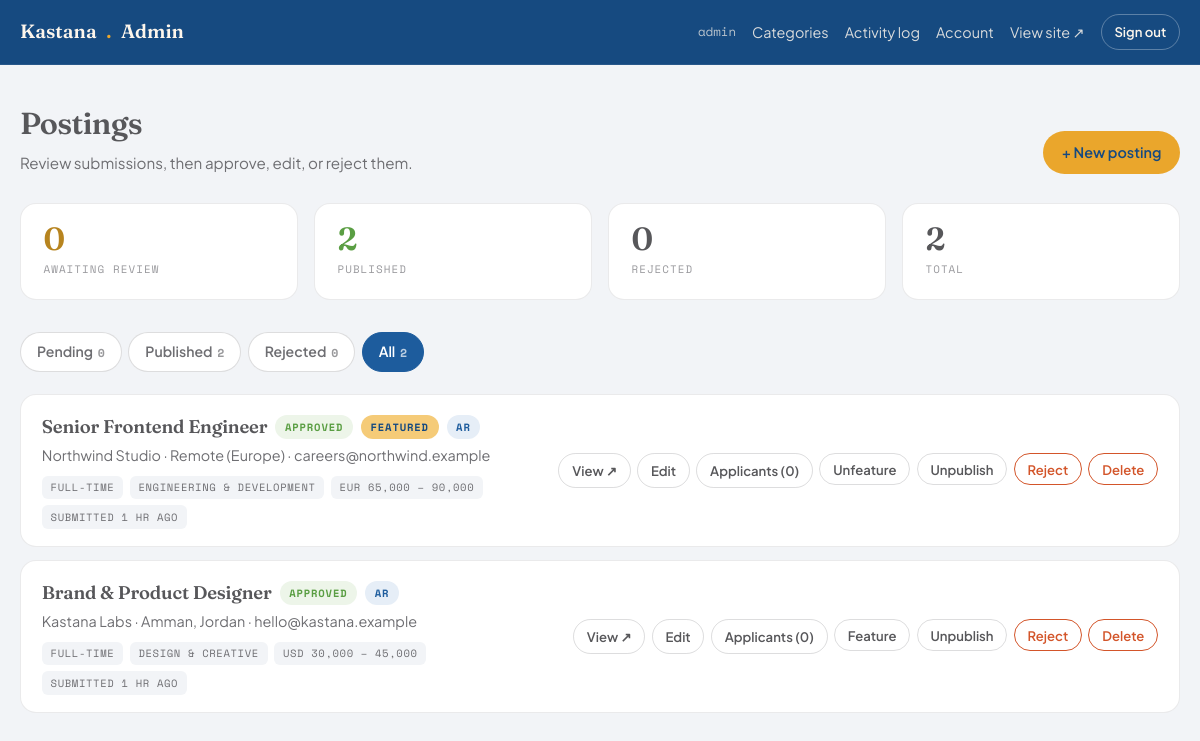
The app's page /admin/dashboard.php?tab=all (signed in) with its own data.
### tables this page shows
CREATE TABLE IF NOT EXISTS `jobs` (
  `id`              INT UNSIGNED NOT NULL AUTO_INCREMENT,
  `title`           VARCHAR(150) NOT NULL,
  `title_ar`        VARCHAR(150) NULL DEFAULT NULL,
  `slug`            VARCHAR(200) NOT NULL,
  `company_name`    VARCHAR(150) NOT NULL,
  `company_email`   VARCHAR(150) NOT NULL,
  `company_website` VARCHAR(255) NULL DEFAULT NULL,
  `location`        VARCHAR(150) NOT NULL,
  `location_ar`     VARCHAR(150) NULL DEFAULT NULL,
  `job_type`        ENUM('Full-time','Part-time','Contract','Internship','Remote','Temporary') NOT NULL DEFAULT 'Full-time',
  `category_id`     INT UNSIGNED NULL DEFAULT NULL,
  `salary_min`      INT UNSIGNED NULL DEFAULT NULL,
  `salary_max`      INT UNSIGNED NULL DEFAULT NULL,
  `salary_currency` VARCHAR(8)   NOT NULL DEFAULT 'USD',
  `description`     TEXT         NOT NULL,
  `description_ar`  TEXT         NULL DEFAULT NULL,
  `requirements`    TEXT         NULL DEFAULT NULL,
  `requirements_ar` TEXT         NULL DEFAULT NULL,
  `how_to_apply`    TEXT         NOT NULL,
  `how_to_apply_ar` TEXT         NULL DEFAULT NULL,
  `apply_url`       VARCHAR(255) NULL DEFAULT NULL,
  `image_path`      VARCHAR(255) NULL DEFAULT NULL,
  `thumbnail_path`  VARCHAR(255) NULL DEFAULT NULL,
  `status`          ENUM('pending','approved','rejected') NOT NULL DEFAULT 'pending',
  `is_featured`     TINYINT(1)   NOT NULL DEFAULT 0,
  `expires_at`      DATE         NULL DEFAULT NULL,
  `created_at`      TIMESTAMP    NOT NULL DEFAULT CURRENT_TIMESTAMP,
  `updated_at`      TIMESTAMP    NOT NULL DEFAULT CURRENT_TIMESTAMP ON UPDATE CURRENT_TIMESTAMP,
  `approved_at`     DATETIME     NULL DEFAULT NULL,
  `approved_by`     INT UNSIGNED NULL DEFAULT NULL,
  PRIMARY KEY (`id`),
  KEY `idx_status` (`status`),
  KEY `idx_category` (`category_id`),
  KEY `idx_slug` (`slug`),
  CONSTRAINT `fk_job_category` FOREIGN KEY (`category_id`) REFERENCES `categories` (`id`) ON DELETE SET NULL,
  CONSTRAINT `fk_job_admin` FOREIGN KEY (`approved_by`) REFERENCES `admins` (`id`) ON DELETE SET NULL
);

CREATE TABLE IF NOT EXISTS `categories` (
  `id`         INT UNSIGNED NOT NULL AUTO_INCREMENT,
  `name`       VARCHAR(80)  NOT NULL,
  `name_ar`    VARCHAR(80)  NULL DEFAULT NULL,
  `slug`       VARCHAR(100) NOT NULL,
  `created_at` TIMESTAMP    NOT NULL DEFAULT CURRENT_TIMESTAMP,
  PRIMARY KEY (`id`),
  UNIQUE KEY `uq_category_slug` (`slug`)
);

### includes/functions.php (called while the page is built, shortened)
<?php
function e(?string $value): string
{
    return htmlspecialchars($value ?? '', ENT_QUOTES | ENT_SUBSTITUTE, 'UTF-8');
}
function url(string $path = ''): string
{
    return rtrim(BASE_URL, '/') . '/' . ltrim($path, '/');
}
function format_salary(?int $min, ?int $max, string $currency): ?string
{
    $fmt = fn($n) => number_format((int) $n);
    if ($min && $max) {
        return "{$currency} " . $fmt($min) . ' – ' . $fmt($max);
    }
    return "{$currency} " . $fmt($min ?: $max) . ($min ? '+' : '');
}
function time_ago(string $datetime): string
{
    $ts = strtotime($datetime);
    $diff = time() - $ts;
    if ($diff < 86400)   return t('tm_hr',  (int) floor($diff / 3600));
    return date('M j, Y', $ts);
}

### config/config.php (called while the page is built, shortened)
<?php
function db(): PDO
{
    static $pdo = null;
    if ($pdo instanceof PDO) {
        return $pdo;
    }
    $dsn = 'mysql:host=' . DB_HOST . ';dbname=' . DB_NAME . ';charset=' . DB_CHARSET;
    $options = [
        PDO::ATTR_ERRMODE            => PDO::ERRMODE_EXCEPTION,
        PDO::ATTR_DEFAULT_FETCH_MODE => PDO::FETCH_ASSOC,
        PDO::ATTR_EMULATE_PREPARES   => false,
    ];
    try {
        $pdo = new PDO($dsn, DB_USER, DB_PASS, $options);
    } catch (PDOException $e) {
        error_log('DB connection failed: ' . $e->getMessage());
        http_response_code(500);
        exit('The service is temporarily unavailable. Please try again later.');
    }
    return $pdo;
}
require_once __DIR__ . '/../includes/functions.php';
require_once __DIR__ . '/../includes/i18n.php';

### includes/i18n.php (called while the page is built, shortened)
<?php
function translations(): array
{
    static $t = null;
    if ($t !== null) return $t;
    return $t;
}
function current_lang(): string
{
    return $_SESSION['lang'] ?? 'en';
}
function t(string $key, ...$args): string
{
    $lang = current_lang();
    $all  = translations();
    $str  = $all[$lang][$key] ?? $all['en'][$key] ?? $key;
    return $args ? sprintf($str, ...$args) : $str;
}

### admin/dashboard.php (the view, shortened to what this page needs)
<?php
require_once __DIR__ . '/../config/config.php';
$tab = $_GET['tab'] ?? 'pending';
$counts = db()->query(
    "SELECT
        SUM(status='pending')  AS pending,
        SUM(status='approved') AS approved,
        SUM(status='rejected') AS rejected,
        COUNT(*)               AS total
     FROM jobs"
)->fetch();
if ($tab === 'all') {
    $stmt = db()->query(
        "SELECT j.*, c.name AS category_name,
                (SELECT COUNT(*) FROM applicants a WHERE a.job_id = j.id) AS applicant_count
         FROM jobs j
         LEFT JOIN categories c ON c.id=j.category_id
         ORDER BY FIELD(j.status,'pending','approved','rejected'), j.created_at DESC"
    );
}
$jobs = $stmt->fetchAll();
require __DIR__ . '/includes/admin-header.php';
?>
<div class="page-head">
  <div>
    <h1>Postings</h1>
    <p>Review submissions, then approve, edit, or reject them.</p>
  </div>
  <a href="<?= url('admin/edit-job.php') ?>" class="btn btn--honey">+ New posting</a>
</div>
<div class="stat-row">
  <div class="stat is-pending"><b><?= (int)$counts['pending'] ?></b><span>Awaiting review</span></div>
  <div class="stat is-approved"><b><?= (int)$counts['approved'] ?></b><span>Published</span></div>
  <div class="stat"><b><?= (int)$counts['rejected'] ?></b><span>Rejected</span></div>
  <div class="stat"><b><?= (int)$counts['total'] ?></b><span>Total</span></div>
</div>
<nav class="tabs">
  <?php
    $tabLabels = [
      'pending'  => ['Pending',  (int)$counts['pending']],
      'approved' => ['Published',(int)$counts['approved']],
      'rejected' => ['Rejected', (int)$counts['rejected']],
      'all'      => ['All',      (int)$counts['total']],
    ];
    foreach ($tabLabels as $key => [$label, $n]):
  ?>
    <a class="tab <?= $tab === $key ? 'is-active' : '' ?>" href="<?= url('admin/dashboard.php?tab=' . $key) ?>">
      <?= e($label) ?><span class="count"><?= $n ?></span>
    </a>
  <?php endforeach; ?>
</nav>
<div class="job-list">
  <?php foreach ($jobs as $job):
      $salary = format_salary($job['salary_min'] ?: null, $job['salary_max'] ?: null, $job['salary_currency']);
  ?>
    <article class="jrow<?= !empty($job['image_path']) ? ' has-thumb' : '' ?>">
      <div class="jrow__main">
        <div class="jrow__title">
          <?= e($job['title']) ?>
          <span class="status status--<?= e($job['status']) ?>"><?= e($job['status']) ?></span>
          <?php if ($job['is_featured']): ?><span class="status" style="background:var(--honey-soft);color:var(--chestnut-deep)">Featured</span><?php endif; ?>
          <?php if (!empty($job['title_ar'])): ?><span class="status" style="background:#e6eef7;color:#1D5C9D">AR</span><?php endif; ?>
        </div>
        <div class="jrow__sub"><?= e($job['company_name']) ?> · <?= e($job['location']) ?> · <?= e($job['company_email']) ?></div>
        <div class="jrow__meta">
          <span class="pill"><?= e($job['job_type']) ?></span>
          <?php if ($job['category_name']): ?><span class="pill"><?= e($job['category_name']) ?></span><?php endif; ?>
          <?php if ($salary): ?><span class="pill"><?= e($salary) ?></span><?php endif; ?>
          <span class="pill">Submitted <?= e(time_ago($job['created_at'])) ?></span>
        </div>
      </div>
      <div class="jrow__actions">
        <?php if ($job['status'] === 'approved'): ?>
          <a href="<?= url('job.php?id=' . $job['id']) ?>" target="_blank" class="btn btn--ghost btn--sm">View ↗</a>
        <?php endif; ?>
        <a href="<?= url('admin/edit-job.php?id=' . $job['id']) ?>" class="btn btn--ghost btn--sm">Edit</a>
        <a href="<?= url('admin/applicants.php?job_id=' . $job['id']) ?>" class="btn btn--ghost btn--sm">Applicants (<?= (int)$job['applicant_count'] ?>)</a>
        <?php if ($job['status'] === 'approved'): ?>
          <form method="post" class="inline-form">
            <button class="btn btn--ghost btn--sm"><?= $job['is_featured'] ? 'Unfeature' : 'Feature' ?></button>
          </form>
          <form method="post" class="inline-form">
            <button class="btn btn--ghost btn--sm">Unpublish</button>
          </form>
        <?php endif; ?>
        <?php if ($job['status'] !== 'rejected'): ?>
          <form method="post" class="inline-form">
            <button class="btn btn--red btn--sm">Reject</button>
          </form>
        <?php endif; ?>
        <form method="post" class="inline-form" data-confirm="Delete this posting permanently? This cannot be undone.">
          <button class="btn btn--red btn--sm">Delete</button>
        </form>
      </div>
    </article>
  <?php endforeach; ?>
</div>
<?php require __DIR__ . '/includes/admin-footer.php'; ?>

### assets/css/admin.css (style rules this page uses)
:root { --ink:#57575A; --ink-soft:#6E6E72; --ink-faint:#9A9A9E; --paper:#F2F4F7; --card:#ffffff; --chestnut:#1D5C9D; --chestnut-deep:#164A80; --honey:#EAA62C; --honey-soft:#F5CB78; --line:rgba(87,87,90,0.12); --line-strong:rgba(87,87,90,0.20); --green:#5A9E43; --green-bg:#EDF5E9; --amber:#B7841F; --amber-bg:#FCF3E0; --red:#D3552A; --red-bg:#FCEDE6; --radius:16px; --radius-sm:10px; --shadow-sm:0 1px 2px rgba(63,32,19,0.06),0 6px 20px rgba(63,32,19,0.06); --font-display:'Fraunces',Georgia,serif; --font-body:'Plus Jakarta Sans',system-ui,sans-serif; --font-mono:'Space Mono',ui-monospace,monospace; --ease:cubic-bezier(0.22,1,0.36,1); }
*,*::before,*::after { box-sizing:border-box }
* { margin:0 }
body { font-family:var(--font-body);background:var(--paper);color:var(--ink);line-height:1.55;-webkit-font-smoothing:antialiased }
a { color:inherit;text-decoration:none }
.btn { display:inline-flex;align-items:center;justify-content:center;gap:0.45rem;font-family:var(--font-body);font-weight:600;font-size:0.9rem;padding:0.6rem 1.1rem;border:1px solid transparent;border-radius:999px;cursor:pointer;transition:transform .18s var(--ease),box-shadow .18s,background .18s,opacity .18s;background:var(--ink);color:#fff;white-space:nowrap }
.btn--honey { background:var(--honey);color:var(--chestnut-deep) }
.btn--ghost { background:transparent;color:var(--ink);border-color:var(--line-strong) }
.btn--sm { padding:0.4rem 0.8rem;font-size:0.82rem }
.btn--red { background:transparent;color:var(--red);border-color:var(--red) }
.page-head { display:flex;align-items:flex-end;justify-content:space-between;gap:1.5rem;flex-wrap:wrap;margin-bottom:1.8rem }
.page-head h1 { font-family:var(--font-display);font-weight:600;font-size:1.9rem;letter-spacing:-0.02em }
.page-head p { color:var(--ink-soft);font-size:0.95rem;margin-top:0.2rem }
.stat-row { display:grid;grid-template-columns:repeat(auto-fit,minmax(150px,1fr));gap:1rem;margin-bottom:2rem }
.stat { background:var(--card);border:1px solid var(--line);border-radius:var(--radius);padding:1.2rem 1.4rem }
.stat b { display:block;font-family:var(--font-display);font-size:2rem;font-weight:600;line-height:1 }
.stat span { font-family:var(--font-mono);font-size:0.68rem;letter-spacing:0.1em;text-transform:uppercase;color:var(--ink-faint) }
.stat.is-pending b { color:var(--amber) }
.stat.is-approved b { color:var(--green) }
.tabs { display:flex;gap:0.4rem;margin-bottom:1.4rem;flex-wrap:wrap }
.tab { font-size:0.88rem;font-weight:600;padding:0.5rem 1rem;border-radius:999px;border:1px solid var(--line-strong);background:var(--card);color:var(--ink-soft) }
.tab.is-active { background:var(--chestnut);color:#fff;border-color:var(--chestnut) }
.tab .count { font-family:var(--font-mono);font-size:0.72rem;opacity:0.7;margin-left:0.3rem }
.job-list { display:grid;gap:0.8rem }
.jrow { background:var(--card);border:1px solid var(--line);border-radius:var(--radius);padding:1.1rem 1.3rem;display:grid;grid-template-columns:1fr auto;gap:1rem;align-items:center;transition:border-color .2s,box-shadow .2s }
.jrow__main { min-width:0 }
.jrow__title { font-family:var(--font-display);font-weight:600;font-size:1.15rem;letter-spacing:-0.01em;display:inline-flex;align-items:center;gap:0.5rem }
.jrow__sub { color:var(--ink-soft);font-size:0.9rem;margin-top:0.15rem }
.jrow__meta { display:flex;gap:0.4rem;flex-wrap:wrap;margin-top:0.6rem }
.pill { font-family:var(--font-mono);font-size:0.66rem;letter-spacing:0.06em;text-transform:uppercase;padding:0.22rem 0.55rem;border-radius:6px;background:var(--paper);color:var(--ink-soft) }
.status { font-family:var(--font-mono);font-size:0.66rem;letter-spacing:0.08em;text-transform:uppercase;padding:0.24rem 0.6rem;border-radius:999px;font-weight:700 }
.status--approved { background:var(--green-bg);color:var(--green) }
.jrow__actions { display:flex;gap:0.4rem;flex-wrap:wrap;justify-content:flex-end }
.inline-form { display:inline }

### records on screen
jobs: title "Senior Frontend Engineer", status "APPROVED", is_featured "FEATURED", shows "AR", company_name "Northwind Studio", location "Remote (Europe)", company_email "careers@northwind.example", job_type "FULL-TIME", category.name "ENGINEERING & DEVELOPMENT", salary "EUR 65,000 – 90,000", created_at "1 HR AGO", applicant_count "0"
jobs: title "Brand & Product Designer", status "APPROVED", shows "AR", company_name "Kastana Labs", location "Amman, Jordan", company_email "hello@kastana.example", job_type "FULL-TIME", category.name "DESIGN & CREATIVE", salary "USD 30,000 – 45,000", created_at "1 HR AGO", applicant_count "0", is_featured "Feature"

### other values on screen
$_SESSION['admin_username'] "admin"
$counts['pending'] "0"
$counts['approved'] "2"
$counts['rejected'] "0"
$counts['total'] "2"
$label "Pending"
$n "0"
$label "Published"
$n "2"
$label "Rejected"
$label "All"
